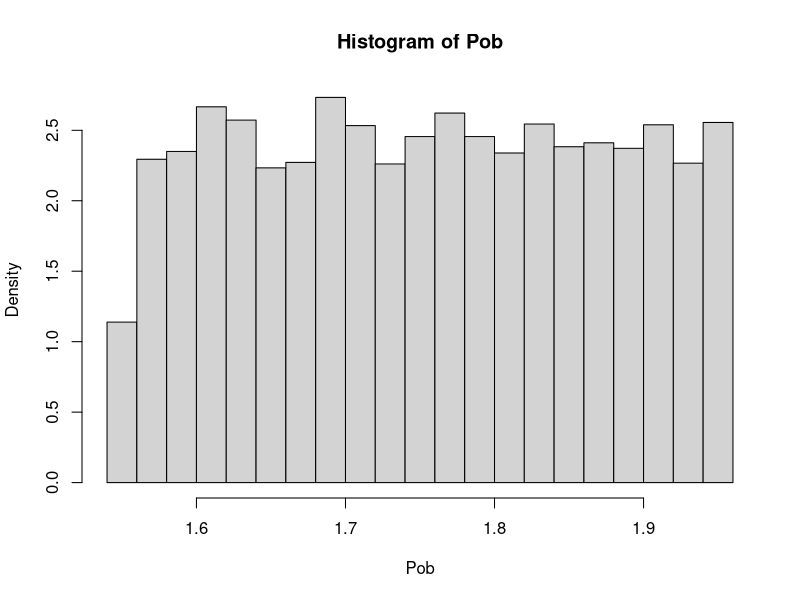

This chart was generated by the following R code:
## ---- chunk 1
knitr::opts_chunk$set(echo = TRUE)
## ---- chunk 2
#?runif
N<- 9000
a<- 1.55
b<- 1.96

Pob<- runif(N, a, b)
hist(Pob, probability = TRUE)

#View(Pob)

## ---- chunk 3
np<- 30 #tamaño de la muestra
mp<- round(sample(Pob, np, replace = FALSE),2) #Muestra piloto 
mp

s2 <- var(mp)
s2

## ---- chunk 4
E<- 0.05
n<- qnorm(0.985)^2*s2/E^2
n
## ---- chunk 5
E<- 0.01
n<- qnorm(0.985)^2*s2/E^2  ##El valor de qnorm es el 97% + 1.5% de un lado de la distribucion 
ceiling(n)
## ---- chunk 6
muestra<- round(sample(Pob, ceiling(n)),2)
muestra

s<- sd(muestra)
s2m<- var(muestra) 
mm <- mean(muestra)
mm
Em<- qnorm(0.985)*s2/ceiling(n)^.5
Em

## ---- chunk 7
LI<- mm-qnorm(0.985)*s/ceiling(n)^.5
LS<- mm+qnorm(0.985)*s/ceiling(n)^.5

LI
LS
## ---- chunk 8
mean(Pob)
